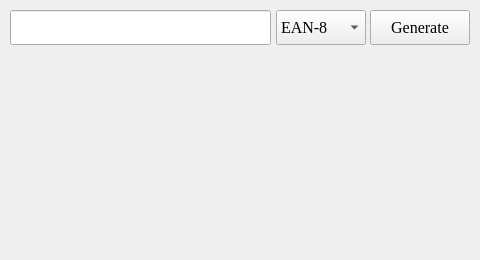
<?xml version="1.0" encoding="UTF-8"?>
<ui version="4.0">
 <class>Form</class>
 <widget class="QWidget" name="Form">
  <property name="geometry">
   <rect>
    <x>0</x>
    <y>0</y>
    <width>480</width>
    <height>260</height>
   </rect>
  </property>
  <property name="windowTitle">
   <string>Form</string>
  </property>
  <widget class="QLabel" name="label">
   <property name="geometry">
    <rect>
     <x>10</x>
     <y>50</y>
     <width>460</width>
     <height>192</height>
    </rect>
   </property>
   <property name="text">
    <string/>
   </property>
   <property name="scaledContents">
    <bool>true</bool>
   </property>
  </widget>
  <widget class="QLineEdit" name="lineEdit">
   <property name="geometry">
    <rect>
     <x>10</x>
     <y>10</y>
     <width>261</width>
     <height>35</height>
    </rect>
   </property>
   <property name="font">
    <font>
     <family>Arial</family>
     <pointsize>12</pointsize>
    </font>
   </property>
  </widget>
  <widget class="QComboBox" name="comboBox">
   <property name="geometry">
    <rect>
     <x>276</x>
     <y>10</y>
     <width>90</width>
     <height>35</height>
    </rect>
   </property>
   <property name="font">
    <font>
     <family>Times New Roman</family>
     <pointsize>12</pointsize>
     <weight>50</weight>
     <italic>false</italic>
     <bold>false</bold>
    </font>
   </property>
   <item>
    <property name="text">
     <string>EAN-8</string>
    </property>
   </item>
   <item>
    <property name="text">
     <string>EAN-13</string>
    </property>
   </item>
   <item>
    <property name="text">
     <string>UPC-A</string>
    </property>
   </item>
   <item>
    <property name="text">
     <string>JAN</string>
    </property>
   </item>
   <item>
    <property name="text">
     <string>ISBN-10</string>
    </property>
   </item>
   <item>
    <property name="text">
     <string>ISBN-13</string>
    </property>
   </item>
   <item>
    <property name="text">
     <string>ISSN</string>
    </property>
   </item>
   <item>
    <property name="text">
     <string>Code 39</string>
    </property>
   </item>
   <item>
    <property name="text">
     <string>Code 128</string>
    </property>
   </item>
   <item>
    <property name="text">
     <string>PZN</string>
    </property>
   </item>
  </widget>
  <widget class="QPushButton" name="pushButton">
   <property name="geometry">
    <rect>
     <x>370</x>
     <y>10</y>
     <width>100</width>
     <height>35</height>
    </rect>
   </property>
   <property name="font">
    <font>
     <family>Times New Roman</family>
     <pointsize>12</pointsize>
     <weight>50</weight>
     <italic>false</italic>
     <bold>false</bold>
    </font>
   </property>
   <property name="text">
    <string>Generate</string>
   </property>
   <property name="icon">
    <iconset resource="icons.qrc">
     <normaloff>:/generate.png</normaloff>:/generate.png</iconset>
   </property>
   <property name="iconSize">
    <size>
     <width>26</width>
     <height>26</height>
    </size>
   </property>
  </widget>
 </widget>
 <resources>
  <include location="icons.qrc"/>
 </resources>
 <connections/>
</ui>
